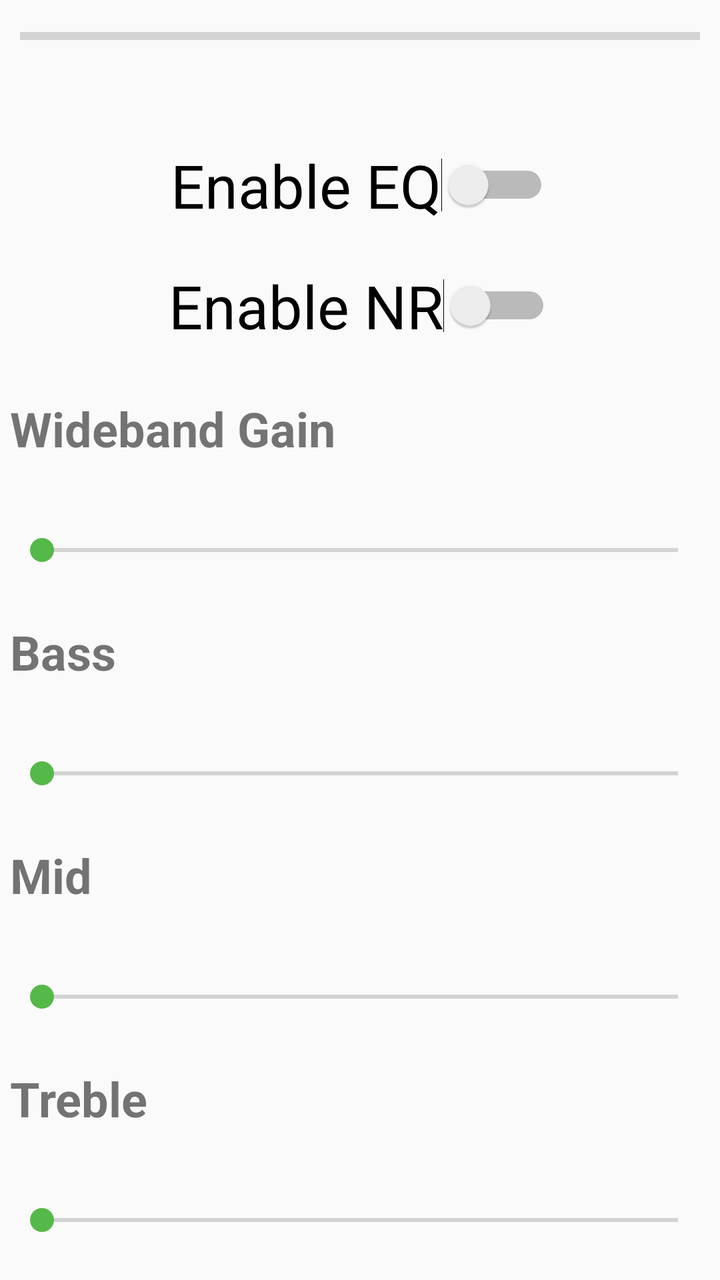
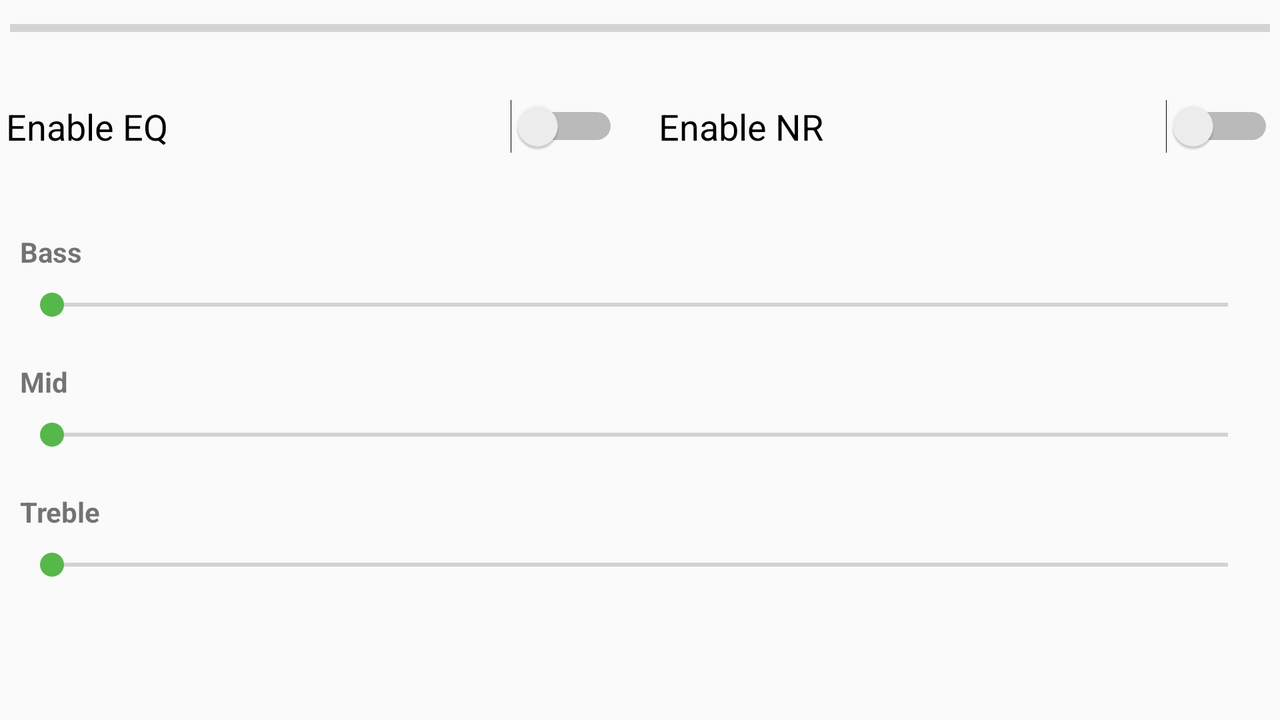

Two renders of one Android screen. The first uses the default layout on a phone; the second uses the alternative layout the repository ships for a different screen configuration, on a matching device. The two XML files are below.
<!-- AndroidManifest.xml: application theme AppTheme -->
<!-- res/layout/fragment_parameter_item.xml -->
<LinearLayout xmlns:android="http://schemas.android.com/apk/res/android"
    xmlns:tools="http://schemas.android.com/tools"
    android:id="@+id/Start"
    android:layout_width="match_parent"
    android:layout_height="match_parent"
    android:orientation="vertical"
    tools:context="com.jhearing.e7160sl.Params.ParameterFragment">

    <LinearLayout
        android:id="@+id/progress_layout"
        android:layout_width="match_parent"
        android:layout_height="wrap_content"
        android:orientation="vertical">

        <LinearLayout
            android:layout_width="match_parent"
            android:layout_height="match_parent"
            android:orientation="horizontal">

            <ProgressBar
                android:id="@+id/progressBar"
                style="?android:attr/progressBarStyleHorizontal"
                android:layout_width="0dp"
                android:layout_height="wrap_content"
                android:layout_margin="10dp"
                android:layout_weight="0.99"
                android:max="100" />

        </LinearLayout>

        <TextView
            android:id="@+id/progressUpdateTextView"
            android:layout_width="match_parent"
            android:layout_height="0dp"
            android:layout_weight="1"
            android:textAlignment="center"
            android:textAppearance="@style/TextAppearance.AppCompat.Caption" />

    </LinearLayout>

    <LinearLayout
        android:layout_width="match_parent"
        android:layout_height="wrap_content"
        android:layout_margin="10dp"
        android:gravity="center_horizontal"
        android:orientation="vertical">

        <Switch
            android:id="@+id/switchEQ"
            android:layout_width="wrap_content"
            android:layout_height="wrap_content"
            android:layout_margin="10dp"
            android:layout_weight="1"
            android:text="@string/txt_param_enable_eq"
            android:textSize="30sp" />

        <Switch
            android:id="@+id/switchNR"
            android:layout_width="wrap_content"
            android:layout_height="wrap_content"
            android:layout_margin="10dp"
            android:layout_weight="1"
            android:text="@string/txt_param_enable_nr"
            android:textSize="30sp" />

    </LinearLayout>

    <LinearLayout
        android:layout_width="match_parent"
        android:layout_height="match_parent"
        android:baselineAligned="false"
        android:orientation="vertical"
        android:weightSum="100">

        <LinearLayout
            android:layout_width="match_parent"
            android:layout_height="wrap_content"
            android:layout_margin="5dp"
            android:layout_weight="25"
            android:gravity="center_vertical"
            android:orientation="vertical">

            <TextView
                android:layout_width="match_parent"
                android:layout_height="wrap_content"
                android:layout_gravity="center_horizontal"
                android:layout_marginBottom="10dp"
                android:text="@string/txt_param_widebandgain"
                android:textSize="24sp"
                android:textStyle="bold" />

            <SeekBar
                android:id="@+id/widebandSeekBar"
                android:layout_width="match_parent"
                android:layout_height="match_parent"
                android:layout_marginTop="10dp" />

        </LinearLayout>


        <LinearLayout
            android:layout_width="match_parent"
            android:layout_height="wrap_content"
            android:layout_margin="5dp"
            android:layout_weight="25"
            android:gravity="center_vertical"
            android:orientation="vertical">

            <TextView
                android:layout_width="match_parent"
                android:layout_height="wrap_content"
                android:layout_gravity="center_horizontal"
                android:layout_marginBottom="10dp"
                android:text="@string/txt_param_bass"
                android:textSize="24sp"
                android:textStyle="bold" />

            <SeekBar
                android:id="@+id/bassSeekBar"
                android:layout_width="match_parent"
                android:layout_height="match_parent"
                android:layout_marginTop="10dp" />

        </LinearLayout>

        <LinearLayout
            android:layout_width="match_parent"
            android:layout_height="wrap_content"
            android:layout_margin="5dp"
            android:layout_weight="25"
            android:gravity="center_vertical"
            android:orientation="vertical">

            <TextView
                android:layout_width="match_parent"
                android:layout_height="wrap_content"
                android:layout_gravity="center_horizontal"
                android:layout_marginBottom="10dp"
                android:text="@string/txt_param_mid"
                android:textSize="24sp"
                android:textStyle="bold" />

            <SeekBar
                android:id="@+id/midSeekBar"
                android:layout_width="match_parent"
                android:layout_height="match_parent"
                android:layout_marginTop="10dp" />

        </LinearLayout>

        <LinearLayout
            android:layout_width="match_parent"
            android:layout_height="wrap_content"
            android:layout_margin="5dp"
            android:layout_weight="25"
            android:gravity="center_vertical"
            android:orientation="vertical">

            <TextView
                android:layout_width="match_parent"
                android:layout_height="wrap_content"
                android:layout_gravity="center_horizontal"
                android:layout_marginBottom="10dp"
                android:text="@string/txt_param_treble"
                android:textSize="24sp"
                android:textStyle="bold" />

            <SeekBar
                android:id="@+id/trebleSeekBar"
                android:layout_width="match_parent"
                android:layout_height="match_parent"
                android:layout_marginTop="10dp" />

        </LinearLayout>

    </LinearLayout>

</LinearLayout>
<!-- resources referenced by this layout -->
<resources>
  <string name="txt_param_bass">Bass</string>
  <!-- from res/values-v21/ -->
  <string name="txt_param_enable_eq">Enable EQ</string>
  <!-- from res/values-v21/ -->
  <string name="txt_param_enable_nr">Enable NR</string>
  <string name="txt_param_mid">Mid</string>
  <!-- from res/values-v21/ -->
  <string name="txt_param_treble">Treble</string>
  <string name="txt_param_widebandgain">Wideband Gain</string>
  <!-- from res/values-v21/ -->
  <style name="AppTheme" parent="Theme.AppCompat.Light.DarkActionBar">
          <item name="colorPrimary">@color/colorPrimary</item>
          <item name="colorPrimaryDark">@color/colorPrimaryDark</item>
          <item name="colorAccent">@color/colorAccent</item>
          <item name="preferenceTheme">@style/PreferenceThemeOverlay</item>
      </style>
  <color name="colorPrimary">#005295</color>
  <color name="colorPrimaryDark">#00294a</color>
  <color name="colorAccent">#54b948</color>
</resources>
<!-- res/layout-land/fragment_parameter_item.xml (the repository's variant of the layout above) -->
<!-- drawn on the phone turned sideways -->
<LinearLayout xmlns:android="http://schemas.android.com/apk/res/android"
    xmlns:tools="http://schemas.android.com/tools"
    android:id="@+id/Start"
    android:layout_width="match_parent"
    android:layout_height="match_parent"
    android:orientation="vertical"
    android:weightSum="100"
    tools:context="com.jhearing.e7160sl.Params.ParameterFragment">

    <LinearLayout
        android:id="@+id/progress_layout"
        android:layout_width="match_parent"
        android:layout_height="wrap_content"
        android:layout_weight="5"
        android:orientation="vertical">

        <LinearLayout
            android:layout_width="match_parent"
            android:layout_height="match_parent"
            android:orientation="vertical">

            <ProgressBar
                android:id="@+id/progressBar"
                style="?android:attr/progressBarStyleHorizontal"
                android:layout_width="match_parent"
                android:layout_height="wrap_content"
                android:layout_margin="5dp"
                android:layout_weight="0.99"
                android:max="100" />

            <TextView
                android:id="@+id/progressUpdateTextView"
                android:layout_width="match_parent"
                android:layout_height="wrap_content"
                android:layout_weight="0.99"
                android:textAlignment="center"
                android:textAppearance="@style/TextAppearance.AppCompat.Caption" />

        </LinearLayout>

    </LinearLayout>

    <LinearLayout
        android:layout_width="match_parent"
        android:layout_height="wrap_content"
        android:layout_margin="3dp"
        android:layout_weight="30"
        android:gravity="center_horizontal"
        android:orientation="horizontal">

        <Switch
            android:id="@+id/switchEQ"
            android:layout_width="wrap_content"
            android:layout_height="wrap_content"
            android:layout_marginEnd="10dp"
            android:layout_marginLeft="10dp"
            android:layout_weight="1"
            android:text="@string/txt_param_enable_eq"
            android:textSize="18sp" />

        <Switch
            android:id="@+id/switchNR"
            android:layout_width="wrap_content"
            android:layout_height="wrap_content"
            android:layout_marginLeft="10dp"
            android:layout_weight="1"
            android:text="@string/txt_param_enable_nr"
            android:textSize="18sp" />

    </LinearLayout>

    <LinearLayout
        android:layout_width="match_parent"
        android:layout_height="wrap_content"
        android:layout_weight="60"
        android:baselineAligned="false"
        android:orientation="vertical"
        android:weightSum="100">

        <LinearLayout
            android:layout_width="match_parent"
            android:layout_height="wrap_content"
            android:layout_margin="10dp"
            android:gravity="center_vertical"
            android:orientation="vertical">

            <TextView
                android:layout_width="match_parent"
                android:layout_height="wrap_content"
                android:layout_gravity="center_horizontal"
                android:layout_marginBottom="3dp"
                android:text="@string/txt_param_bass"
                android:textSize="14sp"
                android:textStyle="bold" />

            <SeekBar
                android:id="@+id/bassSeekBar"
                android:layout_width="match_parent"
                android:layout_height="match_parent"
                android:layout_marginTop="5dp" />

        </LinearLayout>

        <LinearLayout
            android:layout_width="match_parent"
            android:layout_height="wrap_content"
            android:layout_margin="10dp"
            android:gravity="center_vertical"
            android:orientation="vertical">

            <TextView
                android:layout_width="match_parent"
                android:layout_height="wrap_content"
                android:layout_gravity="center_horizontal"
                android:layout_marginBottom="3dp"
                android:text="@string/txt_param_mid"
                android:textSize="14sp"
                android:textStyle="bold" />

            <SeekBar
                android:id="@+id/midSeekBar"
                android:layout_width="match_parent"
                android:layout_height="match_parent"
                android:layout_marginTop="5dp" />

        </LinearLayout>

        <LinearLayout
            android:layout_width="match_parent"
            android:layout_height="wrap_content"
            android:layout_margin="10dp"
            android:gravity="center_vertical"
            android:orientation="vertical">

            <TextView
                android:layout_width="match_parent"
                android:layout_height="wrap_content"
                android:layout_gravity="center_horizontal"
                android:layout_marginBottom="3dp"
                android:text="@string/txt_param_treble"
                android:textSize="14sp"
                android:textStyle="bold" />

            <SeekBar
                android:id="@+id/trebleSeekBar"
                android:layout_width="match_parent"
                android:layout_height="match_parent"
                android:layout_marginTop="5dp" />

        </LinearLayout>

    </LinearLayout>

</LinearLayout>
<!-- resources referenced by the variant -->
<!-- as the phone turned sideways resolves them -->
<resources>
  <string name="txt_param_bass">Bass</string>
  <!-- from res/values-v21/ -->
  <string name="txt_param_enable_eq">Enable EQ</string>
  <!-- from res/values-v21/ -->
  <string name="txt_param_enable_nr">Enable NR</string>
  <string name="txt_param_mid">Mid</string>
  <!-- from res/values-v21/ -->
  <string name="txt_param_treble">Treble</string>
  <!-- from res/values-v21/ -->
  <style name="AppTheme" parent="Theme.AppCompat.Light.DarkActionBar">
          <item name="colorPrimary">@color/colorPrimary</item>
          <item name="colorPrimaryDark">@color/colorPrimaryDark</item>
          <item name="colorAccent">@color/colorAccent</item>
          <item name="preferenceTheme">@style/PreferenceThemeOverlay</item>
      </style>
  <color name="colorPrimary">#005295</color>
  <color name="colorPrimaryDark">#00294a</color>
  <color name="colorAccent">#54b948</color>
</resources>
